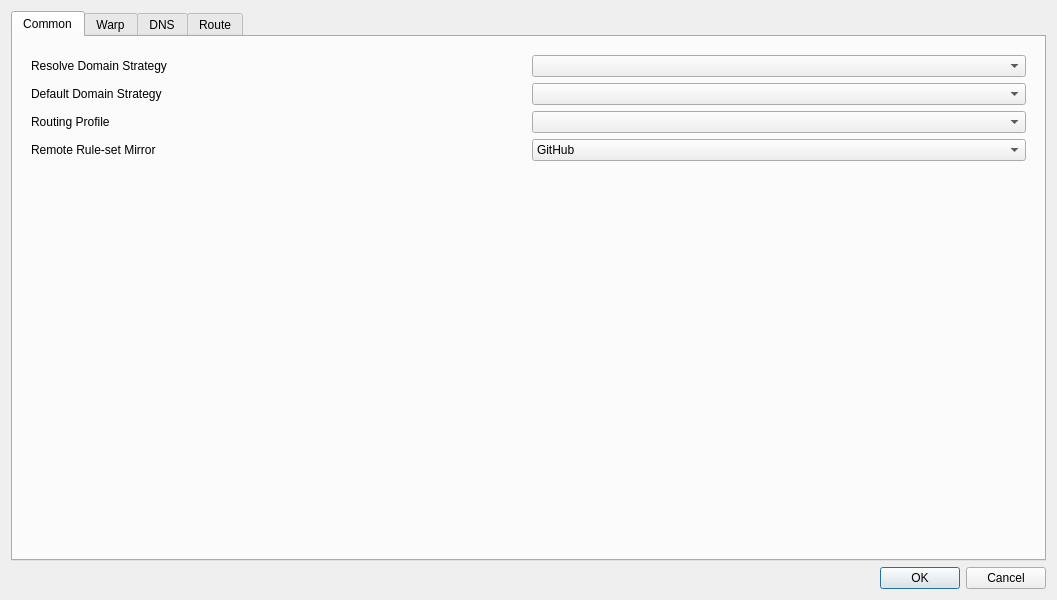
<?xml version="1.0" encoding="UTF-8"?>
<ui version="4.0">
 <class>DialogManageRoutes</class>
 <widget class="QDialog" name="DialogManageRoutes">
  <property name="geometry">
   <rect>
    <x>0</x>
    <y>0</y>
    <width>1057</width>
    <height>600</height>
   </rect>
  </property>
  <property name="windowTitle">
   <string>Routes</string>
  </property>
  <layout class="QVBoxLayout" name="verticalLayout">
   <item>
    <widget class="QTabWidget" name="tabWidget">
     <property name="currentIndex">
      <number>0</number>
     </property>
     <widget class="QWidget" name="tab">
      <attribute name="title">
       <string>Common</string>
      </attribute>
      <layout class="QVBoxLayout" name="verticalLayout_3">
       <item>
        <widget class="QWidget" name="widget" native="true">
         <layout class="QGridLayout" name="gridLayout_2">
          <item row="3" column="1">
           <widget class="QComboBox" name="route_prof"/>
          </item>
          <item row="2" column="0">
           <widget class="QLabel" name="label_3">
            <property name="uiLevel" stdset="0">
             <string notr="true">advanced</string>
            </property>
            <property name="toolTip">
             <string>&lt;html&gt;&lt;head/&gt;&lt;body&gt;&lt;p&gt;Used as default strategy when resolving outbound/dns server Domain addresses&lt;/p&gt;&lt;/body&gt;&lt;/html&gt;</string>
            </property>
            <property name="text">
             <string>Default Domain Strategy</string>
            </property>
            <property name="buddy">
             <cstring>default_domain_strategy</cstring>
            </property>
           </widget>
          </item>
          <item row="1" column="1">
           <widget class="QComboBox" name="domainStrategyCombo">
            <property name="uiLevel" stdset="0">
             <string notr="true">advanced</string>
            </property>
            <property name="editable">
             <bool>false</bool>
            </property>
           </widget>
          </item>
          <item row="2" column="1">
           <widget class="QComboBox" name="default_domain_strategy">
            <property name="uiLevel" stdset="0">
             <string notr="true">advanced</string>
            </property>
            <property name="editable">
             <bool>false</bool>
            </property>
           </widget>
          </item>
          <item row="4" column="0">
           <widget class="QLabel" name="ruleset_mirror_l">
            <property name="uiLevel" stdset="0">
             <string notr="true">advanced</string>
            </property>
            <property name="text">
             <string>Remote Rule-set Mirror</string>
            </property>
            <property name="buddy">
             <cstring>ruleset_mirror</cstring>
            </property>
           </widget>
          </item>
          <item row="1" column="0">
           <widget class="QLabel" name="label_6">
            <property name="uiLevel" stdset="0">
             <string notr="true">advanced</string>
            </property>
            <property name="toolTip">
             <string>&lt;html&gt;&lt;head/&gt;&lt;body&gt;&lt;p&gt;If not empty, resolves domains in requests according to the strategy&lt;/p&gt;&lt;/body&gt;&lt;/html&gt;</string>
            </property>
            <property name="text">
             <string>Resolve Domain Strategy</string>
            </property>
            <property name="buddy">
             <cstring>domainStrategyCombo</cstring>
            </property>
           </widget>
          </item>
          <item row="3" column="0">
           <widget class="QLabel" name="route_prof_l">
            <property name="text">
             <string>Routing Profile</string>
            </property>
            <property name="buddy">
             <cstring>route_prof</cstring>
            </property>
           </widget>
          </item>
          <item row="4" column="1">
           <widget class="QComboBox" name="ruleset_mirror">
            <property name="uiLevel" stdset="0">
             <string notr="true">advanced</string>
            </property>
            <item>
             <property name="text">
              <string>GitHub</string>
             </property>
            </item>
            <item>
             <property name="text">
              <string>jsDelivr(Cloudflare)</string>
             </property>
            </item>
            <item>
             <property name="text">
              <string>jsDelivr(Gcore)</string>
             </property>
            </item>
            <item>
             <property name="text">
              <string>jsDelivr(Quantil)</string>
             </property>
            </item>
            <item>
             <property name="text">
              <string>jsDelivr(Fastly)</string>
             </property>
            </item>
            <item>
             <property name="text">
              <string>jsDelivr(CDN)</string>
             </property>
            </item>
           </widget>
          </item>
         </layout>
        </widget>
       </item>
       <item>
        <spacer name="common_bottom_spacer">
         <property name="orientation">
          <enum>Qt::Vertical</enum>
         </property>
         <property name="sizeHint" stdset="0">
          <size>
           <width>20</width>
           <height>0</height>
          </size>
         </property>
        </spacer>
       </item>
      </layout>
     </widget>
     <widget class="QWidget" name="tab_5">
      <property name="uiFoldInto" stdset="0">
       <string notr="true">tab</string>
      </property>
      <attribute name="title">
       <string>Warp</string>
      </attribute>
      <layout class="QVBoxLayout" name="verticalLayout_8">
       <item>
        <widget class="QWidget" name="widget_3" native="true">
         <layout class="QFormLayout" name="formLayout_3">
          <item row="0" column="0">
           <widget class="QCheckBox" name="enable_warp">
            <property name="toolTip">
             <string>&lt;html&gt;&lt;head/&gt;&lt;body&gt;&lt;p&gt;Enables the following config to be used as egress, useful for bypassing services restrciting non-warp VPNs&lt;/p&gt;&lt;/body&gt;&lt;/html&gt;</string>
            </property>
            <property name="text">
             <string>Enable Warp</string>
            </property>
           </widget>
          </item>
          <item row="1" column="0">
           <widget class="QLabel" name="warp_mode_l">
            <property name="toolTip">
             <string>WireGuard runs over UDP. MASQUE tunnels over HTTP/3 or HTTP/2 and passes networks that block WireGuard.</string>
            </property>
            <property name="text">
             <string>Mode</string>
            </property>
            <property name="buddy">
             <cstring>warp_mode</cstring>
            </property>
           </widget>
          </item>
          <item row="1" column="1">
           <widget class="QComboBox" name="warp_mode">
            <property name="toolTip">
             <string>WireGuard runs over UDP. MASQUE tunnels over HTTP/3 or HTTP/2 and passes networks that block WireGuard.</string>
            </property>
            <item>
             <property name="text">
              <string notr="true">WireGuard</string>
             </property>
            </item>
            <item>
             <property name="text">
              <string notr="true">MASQUE</string>
             </property>
            </item>
           </widget>
          </item>
         </layout>
        </widget>
       </item>
       <item>
        <widget class="QGroupBox" name="warp_wg_box">
         <property name="uiLevel" stdset="0">
          <string notr="true">advanced</string>
         </property>
         <property name="title">
          <string notr="true">WireGuard</string>
         </property>
         <layout class="QFormLayout" name="warp_wg_form">
          <item row="0" column="0">
           <widget class="QLabel" name="label_7">
            <property name="text">
             <string>Endpoint</string>
            </property>
            <property name="buddy">
             <cstring>warp_ep</cstring>
            </property>
           </widget>
          </item>
          <item row="0" column="1">
           <widget class="QLineEdit" name="warp_ep"/>
          </item>
          <item row="1" column="0">
           <widget class="QLabel" name="label_4">
            <property name="text">
             <string>Private Key</string>
            </property>
            <property name="buddy">
             <cstring>warp_private_key</cstring>
            </property>
           </widget>
          </item>
          <item row="1" column="1">
           <widget class="QLineEdit" name="warp_private_key"/>
          </item>
          <item row="2" column="0">
           <widget class="QLabel" name="label_5">
            <property name="text">
             <string>Public Key</string>
            </property>
            <property name="buddy">
             <cstring>warp_public_key</cstring>
            </property>
           </widget>
          </item>
          <item row="2" column="1">
           <widget class="QLineEdit" name="warp_public_key"/>
          </item>
          <item row="3" column="0">
           <widget class="QLabel" name="label_12">
            <property name="text">
             <string>Interface Addresses</string>
            </property>
            <property name="buddy">
             <cstring>warp_ifc_addrs</cstring>
            </property>
           </widget>
          </item>
          <item row="3" column="1">
           <widget class="QLineEdit" name="warp_ifc_addrs"/>
          </item>
          <item row="4" column="0">
           <widget class="QLabel" name="label">
            <property name="text">
             <string>Reserved</string>
            </property>
            <property name="buddy">
             <cstring>warp_reserved</cstring>
            </property>
           </widget>
          </item>
          <item row="4" column="1">
           <widget class="QLineEdit" name="warp_reserved"/>
          </item>
         </layout>
        </widget>
       </item>
       <item>
        <widget class="QGroupBox" name="warp_masque_box">
         <property name="uiLevel" stdset="0">
          <string notr="true">advanced</string>
         </property>
         <property name="title">
          <string notr="true">MASQUE</string>
         </property>
         <layout class="QFormLayout" name="warp_masque_form">
          <item row="0" column="0">
           <widget class="QLabel" name="warp_masque_ep_l">
            <property name="text">
             <string>Endpoint</string>
            </property>
            <property name="buddy">
             <cstring>warp_masque_ep</cstring>
            </property>
           </widget>
          </item>
          <item row="0" column="1">
           <widget class="QLineEdit" name="warp_masque_ep"/>
          </item>
          <item row="1" column="0">
           <widget class="QLabel" name="warp_masque_private_key_l">
            <property name="text">
             <string>Private Key</string>
            </property>
            <property name="buddy">
             <cstring>warp_masque_private_key</cstring>
            </property>
           </widget>
          </item>
          <item row="1" column="1">
           <widget class="QLineEdit" name="warp_masque_private_key"/>
          </item>
          <item row="2" column="0">
           <widget class="QLabel" name="warp_masque_peer_public_key_l">
            <property name="toolTip">
             <string>Base64 DER of the server's public key. When set, it pins the server certificate.</string>
            </property>
            <property name="text">
             <string>Peer Public Key</string>
            </property>
            <property name="buddy">
             <cstring>warp_masque_peer_public_key</cstring>
            </property>
           </widget>
          </item>
          <item row="2" column="1">
           <widget class="QLineEdit" name="warp_masque_peer_public_key"/>
          </item>
          <item row="3" column="0">
           <widget class="QLabel" name="warp_masque_ifc_addrs_l">
            <property name="text">
             <string>Interface Addresses</string>
            </property>
            <property name="buddy">
             <cstring>warp_masque_ifc_addrs</cstring>
            </property>
           </widget>
          </item>
          <item row="3" column="1">
           <widget class="QLineEdit" name="warp_masque_ifc_addrs"/>
          </item>
          <item row="4" column="0">
           <widget class="QLabel" name="warp_masque_sni_l">
            <property name="text">
             <string notr="true">SNI</string>
            </property>
            <property name="buddy">
             <cstring>warp_masque_sni</cstring>
            </property>
           </widget>
          </item>
          <item row="4" column="1">
           <widget class="QLineEdit" name="warp_masque_sni"/>
          </item>
          <item row="5" column="0">
           <widget class="QLabel" name="warp_masque_http_mode_l">
            <property name="toolTip">
             <string>HTTP/3 runs over UDP. HTTP/2 runs over TLS on TCP and works where UDP is blocked.</string>
            </property>
            <property name="text">
             <string>HTTP Version</string>
            </property>
            <property name="buddy">
             <cstring>warp_masque_http_mode</cstring>
            </property>
           </widget>
          </item>
          <item row="5" column="1">
           <widget class="QComboBox" name="warp_masque_http_mode">
            <property name="toolTip">
             <string>HTTP/3 runs over UDP. HTTP/2 runs over TLS on TCP and works where UDP is blocked.</string>
            </property>
            <item>
             <property name="text">
              <string>HTTP/3 (fallback to HTTP/2)</string>
             </property>
            </item>
            <item>
             <property name="text">
              <string>HTTP/3 only</string>
             </property>
            </item>
            <item>
             <property name="text">
              <string notr="true">HTTP/2</string>
             </property>
            </item>
           </widget>
          </item>
         </layout>
        </widget>
       </item>
       <item>
        <layout class="QHBoxLayout" name="warp_autogen_row">
         <item>
          <widget class="QPushButton" name="warp_autogen">
           <property name="toolTip">
            <string>&lt;html&gt;&lt;head/&gt;&lt;body&gt;&lt;p&gt;Gets a new config from cloudflare API&lt;/p&gt;&lt;/body&gt;&lt;/html&gt;</string>
           </property>
           <property name="text">
            <string>Generate Warp Config</string>
           </property>
          </widget>
         </item>
         <item>
          <widget class="QPushButton" name="warp_api_hosts_btn">
           <property name="uiLevel" stdset="0">
            <string notr="true">advanced</string>
           </property>
           <property name="toolTip">
            <string>Cloudflare API domains to try, in order, when generating a WARP config</string>
           </property>
           <property name="text">
            <string>Registration Domains…</string>
           </property>
          </widget>
         </item>
         <item>
          <spacer name="warp_autogen_spacer">
           <property name="orientation">
            <enum>Qt::Horizontal</enum>
           </property>
           <property name="sizeHint" stdset="0">
            <size>
             <width>40</width>
             <height>20</height>
            </size>
           </property>
          </spacer>
         </item>
        </layout>
       </item>
       <item>
        <spacer name="warp_bottom_spacer">
         <property name="orientation">
          <enum>Qt::Vertical</enum>
         </property>
         <property name="sizeHint" stdset="0">
          <size>
           <width>20</width>
           <height>40</height>
          </size>
         </property>
        </spacer>
       </item>
      </layout>
     </widget>
     <widget class="QWidget" name="tab_3">
      <attribute name="title">
       <string>DNS</string>
      </attribute>
      <layout class="QVBoxLayout" name="verticalLayout_4">
       <item>
        <widget class="QGroupBox" name="simple_dns_box">
         <property name="uiFoldInto" stdset="0">
          <string notr="true">tab</string>
         </property>
         <property name="title">
          <string>Simple DNS Settings</string>
         </property>
         <layout class="QGridLayout" name="gridLayout">
          <item row="4" column="0">
           <widget class="QLabel" name="label_2">
            <property name="uiLevel" stdset="0">
             <string notr="true">advanced</string>
            </property>
            <property name="toolTip">
             <string>&lt;html&gt;&lt;head/&gt;&lt;body&gt;&lt;p&gt;Local DNS can not be used in some configurations, you will have to set an ip here to be used as local dns in such situations&lt;/p&gt;&lt;/body&gt;&lt;/html&gt;</string>
            </property>
            <property name="text">
             <string>Local Override</string>
            </property>
            <property name="buddy">
             <cstring>local_override</cstring>
            </property>
           </widget>
          </item>
          <item row="7" column="3">
           <layout class="QHBoxLayout" name="horizontalLayout_3">
            <item>
             <widget class="QComboBox" name="dns_final_out">
              <item>
               <property name="text">
                <string notr="true">remote</string>
               </property>
              </item>
              <item>
               <property name="text">
                <string notr="true">direct</string>
               </property>
              </item>
             </widget>
            </item>
            <item>
             <widget class="QCheckBox" name="enable_dns_routing">
              <property name="uiLevel" stdset="0">
               <string notr="true">advanced</string>
              </property>
              <property name="toolTip">
               <string>&lt;html&gt;&lt;head/&gt;&lt;body&gt;&lt;p&gt;When enabled, domains destined for direct outbound will also be resolved using direct dns&lt;/p&gt;&lt;/body&gt;&lt;/html&gt;</string>
              </property>
              <property name="text">
               <string>Enable DNS Routing</string>
              </property>
             </widget>
            </item>
            <item>
             <widget class="QCheckBox" name="respect_hosts">
              <property name="uiLevel" stdset="0">
               <string notr="true">advanced</string>
              </property>
              <property name="toolTip">
               <string>&lt;html&gt;&lt;head/&gt;&lt;body&gt;&lt;p&gt;Answer A/AAAA queries from the system hosts file before consulting any DNS server. Only domains actually listed in the file are affected.&lt;/p&gt;&lt;/body&gt;&lt;/html&gt;</string>
              </property>
              <property name="text">
               <string>Respect Hosts File</string>
              </property>
             </widget>
            </item>
            <item>
             <widget class="QPushButton" name="predefined_dns">
              <property name="uiLevel" stdset="0">
               <string notr="true">advanced</string>
              </property>
              <property name="sizePolicy">
               <sizepolicy hsizetype="Maximum" vsizetype="Fixed">
                <horstretch>0</horstretch>
                <verstretch>0</verstretch>
               </sizepolicy>
              </property>
              <property name="text">
               <string>Predefined Answers</string>
              </property>
             </widget>
            </item>
           </layout>
          </item>
          <item row="1" column="0">
           <widget class="QLabel" name="label_9">
            <property name="toolTip">
             <string>&lt;html&gt;&lt;head/&gt;&lt;body&gt;&lt;p&gt;examples:&lt;br/&gt;tls://8.8.8.8&lt;br/&gt;https://domain/path&lt;/p&gt;&lt;p&gt;tcp://8.8.8.8:1234&lt;/p&gt;&lt;p&gt;dhcp://auto&lt;/p&gt;&lt;p&gt;h3://domain/path&lt;/p&gt;&lt;p&gt;quic://domain:4632&lt;/p&gt;&lt;p&gt;etc&lt;/p&gt;&lt;/body&gt;&lt;/html&gt;</string>
            </property>
            <property name="text">
             <string>Remote DNS</string>
            </property>
            <property name="buddy">
             <cstring>remote_dns</cstring>
            </property>
           </widget>
          </item>
          <item row="4" column="3">
           <layout class="QHBoxLayout" name="horizontalLayout_5">
            <item>
             <widget class="QLineEdit" name="local_override">
              <property name="uiLevel" stdset="0">
               <string notr="true">advanced</string>
              </property>
             </widget>
            </item>
           </layout>
          </item>
          <item row="2" column="3">
           <layout class="QHBoxLayout" name="horizontalLayout_8">
            <item>
             <widget class="QComboBox" name="direct_dns">
              <property name="sizePolicy">
               <sizepolicy hsizetype="Expanding" vsizetype="Fixed">
                <horstretch>0</horstretch>
                <verstretch>0</verstretch>
               </sizepolicy>
              </property>
              <property name="editable">
               <bool>true</bool>
              </property>
             </widget>
            </item>
            <item>
             <widget class="QCheckBox" name="direct_dns_disable_ipv6">
              <property name="uiLevel" stdset="0">
               <string notr="true">advanced</string>
              </property>
              <property name="toolTip">
               <string>Answer AAAA queries sent to this server with an empty result.</string>
              </property>
              <property name="text">
               <string>Disable IPv6</string>
              </property>
             </widget>
            </item>
           </layout>
          </item>
          <item row="2" column="0">
           <widget class="QLabel" name="label_8">
            <property name="toolTip">
             <string>This is especially important and it is recommended to use the default value of &quot;localhost&quot;.
If the default value does not work, try changing it to &quot;223.5.5.5&quot;.
For more information, see the document &quot;Configuration/DNS&quot;.</string>
            </property>
            <property name="text">
             <string>Direct DNS</string>
            </property>
            <property name="buddy">
             <cstring>direct_dns</cstring>
            </property>
           </widget>
          </item>
          <item row="1" column="3">
           <layout class="QHBoxLayout" name="horizontalLayout_7">
            <item>
             <widget class="QComboBox" name="remote_dns">
              <property name="sizePolicy">
               <sizepolicy hsizetype="Expanding" vsizetype="Fixed">
                <horstretch>0</horstretch>
                <verstretch>0</verstretch>
               </sizepolicy>
              </property>
              <property name="editable">
               <bool>true</bool>
              </property>
             </widget>
            </item>
            <item>
             <widget class="QCheckBox" name="remote_dns_disable_ipv6">
              <property name="uiLevel" stdset="0">
               <string notr="true">advanced</string>
              </property>
              <property name="toolTip">
               <string>Answer AAAA queries sent to this server with an empty result.</string>
              </property>
              <property name="text">
               <string>Disable IPv6</string>
              </property>
             </widget>
            </item>
           </layout>
          </item>
          <item row="7" column="0">
           <widget class="QLabel" name="dns_final_out_l">
            <property name="text">
             <string>Default DNS server</string>
            </property>
            <property name="buddy">
             <cstring>dns_final_out</cstring>
            </property>
           </widget>
          </item>
          <item row="8" column="3">
           <layout class="QHBoxLayout" name="horizontalLayout_6">
            <item>
             <widget class="QCheckBox" name="enable_fakeip">
              <property name="uiLevel" stdset="0">
               <string notr="true">advanced</string>
              </property>
              <property name="text">
               <string>Enable FakeIP</string>
              </property>
             </widget>
            </item>
            <item>
             <widget class="QCheckBox" name="fakeip_disable_ipv6">
              <property name="uiLevel" stdset="0">
               <string notr="true">advanced</string>
              </property>
              <property name="toolTip">
               <string>Hand out no fake IPv6 addresses. AAAA queries are answered empty.</string>
              </property>
              <property name="text">
               <string>FakeIP Disable IPv6</string>
              </property>
             </widget>
            </item>
           </layout>
          </item>
         </layout>
        </widget>
       </item>
       <item>
        <widget class="QGroupBox" name="groupBox">
         <property name="uiLevel" stdset="0">
          <string notr="true">advanced</string>
         </property>
         <property name="sizePolicy">
          <sizepolicy hsizetype="Preferred" vsizetype="Maximum">
           <horstretch>0</horstretch>
           <verstretch>0</verstretch>
          </sizepolicy>
         </property>
         <property name="title">
          <string>Advanced</string>
         </property>
         <layout class="QVBoxLayout" name="verticalLayout_5">
          <item>
           <widget class="QPushButton" name="dns_advanced">
            <property name="sizePolicy">
             <sizepolicy hsizetype="Expanding" vsizetype="Fixed">
              <horstretch>0</horstretch>
              <verstretch>0</verstretch>
             </sizepolicy>
            </property>
            <property name="toolTip">
             <string>&lt;html&gt;&lt;head/&gt;&lt;body&gt;&lt;p&gt;Cache behaviour, optimistic cache and query timeout.&lt;/p&gt;&lt;/body&gt;&lt;/html&gt;</string>
            </property>
            <property name="text">
             <string>Advanced Settings</string>
            </property>
           </widget>
          </item>
          <item>
           <layout class="QHBoxLayout" name="horizontalLayout_4">
            <item>
             <widget class="QCheckBox" name="use_dns_object">
              <property name="text">
               <string>Use Custom DNS Object</string>
              </property>
             </widget>
            </item>
            <item>
             <widget class="QPushButton" name="dns_object_edit">
              <property name="sizePolicy">
               <sizepolicy hsizetype="Expanding" vsizetype="Fixed">
                <horstretch>0</horstretch>
                <verstretch>0</verstretch>
               </sizepolicy>
              </property>
              <property name="text">
               <string>Edit DNS Object</string>
              </property>
             </widget>
            </item>
           </layout>
          </item>
         </layout>
        </widget>
       </item>
       <item>
        <spacer name="dns_bottom_spacer">
         <property name="orientation">
          <enum>Qt::Vertical</enum>
         </property>
         <property name="sizeHint" stdset="0">
          <size>
           <width>20</width>
           <height>0</height>
          </size>
         </property>
        </spacer>
       </item>
      </layout>
     </widget>
     <widget class="QWidget" name="tab_2">
      <attribute name="title">
       <string>Route</string>
      </attribute>
      <layout class="QVBoxLayout" name="verticalLayout_2">
       <item>
        <widget class="QGroupBox" name="route_profiles_box">
         <property name="title">
          <string>Routing Profiles</string>
         </property>
         <layout class="QVBoxLayout" name="verticalLayout_6">
          <item>
           <widget class="QListWidget" name="route_profiles"/>
          </item>
          <item>
           <widget class="QWidget" name="widget_2" native="true">
            <layout class="QHBoxLayout" name="horizontalLayout_2">
             <item>
              <widget class="QPushButton" name="new_route">
               <property name="text">
                <string>New</string>
               </property>
              </widget>
             </item>
             <item>
              <widget class="QPushButton" name="clone_route">
               <property name="text">
                <string>Clone</string>
               </property>
              </widget>
             </item>
             <item>
              <widget class="QPushButton" name="export_route">
               <property name="text">
                <string>Export</string>
               </property>
              </widget>
             </item>
             <item>
              <widget class="QPushButton" name="import_route">
               <property name="text">
                <string>Import</string>
               </property>
              </widget>
             </item>
             <item>
              <widget class="QPushButton" name="edit_route">
               <property name="text">
                <string>Edit</string>
               </property>
              </widget>
             </item>
             <item>
              <widget class="QPushButton" name="delete_route">
               <property name="text">
                <string>Delete</string>
               </property>
              </widget>
             </item>
             <item>
              <widget class="QPushButton" name="update_route">
               <property name="toolTip">
                <string>Update the selected remote routing profile, or all of them</string>
               </property>
               <property name="text">
                <string>Update</string>
               </property>
              </widget>
             </item>
            </layout>
           </widget>
          </item>
         </layout>
        </widget>
       </item>
      </layout>
     </widget>
    </widget>
   </item>
   <item>
    <layout class="QHBoxLayout" name="horizontalLayout">
     <item>
      <widget class="QDialogButtonBox" name="buttonBox">
       <property name="sizePolicy">
        <sizepolicy hsizetype="Preferred" vsizetype="Preferred">
         <horstretch>0</horstretch>
         <verstretch>0</verstretch>
        </sizepolicy>
       </property>
       <property name="standardButtons">
        <set>QDialogButtonBox::StandardButton::Cancel|QDialogButtonBox::StandardButton::Ok</set>
       </property>
      </widget>
     </item>
    </layout>
   </item>
  </layout>
 </widget>
 <tabstops>
  <tabstop>tabWidget</tabstop>
  <tabstop>domainStrategyCombo</tabstop>
  <tabstop>default_domain_strategy</tabstop>
  <tabstop>remote_dns</tabstop>
  <tabstop>remote_dns_disable_ipv6</tabstop>
  <tabstop>direct_dns</tabstop>
  <tabstop>direct_dns_disable_ipv6</tabstop>
  <tabstop>dns_final_out</tabstop>
 </tabstops>
 <resources/>
 <connections>
  <connection>
   <sender>buttonBox</sender>
   <signal>rejected()</signal>
   <receiver>DialogManageRoutes</receiver>
   <slot>reject()</slot>
   <hints>
    <hint type="sourcelabel">
     <x>399</x>
     <y>574</y>
    </hint>
    <hint type="destinationlabel">
     <x>399</x>
     <y>299</y>
    </hint>
   </hints>
  </connection>
  <connection>
   <sender>buttonBox</sender>
   <signal>accepted()</signal>
   <receiver>DialogManageRoutes</receiver>
   <slot>accept()</slot>
   <hints>
    <hint type="sourcelabel">
     <x>399</x>
     <y>574</y>
    </hint>
    <hint type="destinationlabel">
     <x>399</x>
     <y>299</y>
    </hint>
   </hints>
  </connection>
 </connections>
</ui>
